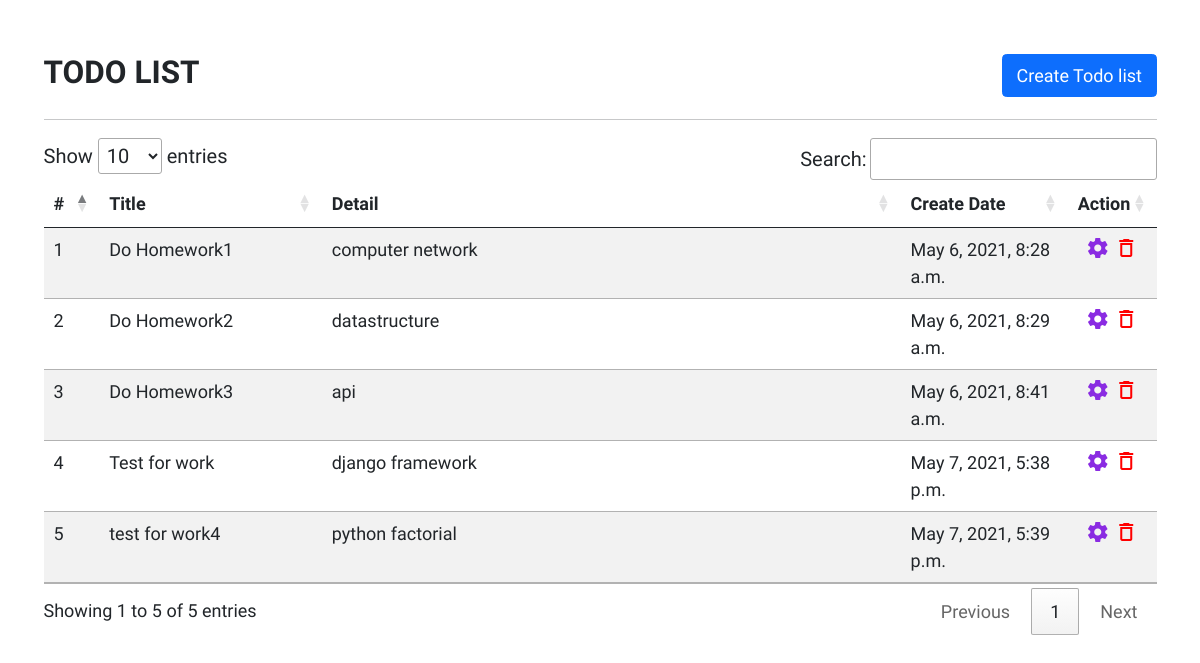
/todo/, run on the app's committed database.
### app/models.py (models this page shows)
class Todo_list(models.Model):
    title = models.CharField(max_length=50, null=False)
    detail = models.TextField(null=False)
    create_date = models.DateTimeField(auto_now_add=True)
    update_date = models.DateTimeField(auto_now=True)

### app/views.py (the view, shortened to what this page needs)
# urls.py: path('todo/', todoListViews, name='todoView'),
def todoListViews(request):
    todo_all = Todo_list.objects.all()
    context = {"todo_all": todo_all}
    return render(request, 'todolist.html', context)

### app/Templates/todolist.html (shortened to what this page needs)
{% extends "layout.html" %}
{% block content %}
    <div class="container mt-5">
        <div class="row">
            <div class="col"><h3><b>TODO LIST</b></h3></div>
            <div class="col text-end">
                <button type="button" class="btn btn-primary" data-bs-toggle="modal" data-bs-target="#exampleModal">Create Todo list</button>
            </div>
        </div>
        <hr>
        <form method="POST">
            {% csrf_token %}
            <table class="table table-striped" id="myTable">
                <thead>
                    <tr>
                        <th scope="col" style="width:5%">#</th>
                        <th scope="col" style="width:20%">Title</th>
                        <th scope="col" style="width:auto;">Detail</th>
                        <th scope="col" style="width:15%">Create Date</th>
                        <th scope="col" style="width:8%; text-align: center;">Action</th>
                    </tr>
                </thead>
                <tbody>
                    {% for todo in todo_all %}
                        <tr class="table-tr">
                            <td>{{forloop.counter}}</td>
                            <td>{{todo.title}}</td>
                            <td>{{todo.detail}}</td>
                            <td>{{todo.create_date}}</td>
                            <td style="text-align: center;">
                                <a href="" data-bs-toggle="modal" data-bs-target="#todoModalSetting{{forloop.counter}}"><span class="material-icons" style="color: BlueViolet;">settings</span></a>
                                <a href="" data-bs-toggle="modal" data-bs-target="#todoModalDelete{{forloop.counter}}"><span class="material-icons" style="color:red;">delete_outline</span></a>
                            </td>
                        </tr>
                    {% endfor %}
                </tbody>
            </table>
        </form>
    </div>
{% endblock %}

### app/Templates/layout.html (style rules this page uses)
body, html { font-family: 'Kanit', sans-serif; font-size: 18px; height: 100%; }

### data on the page
Todo_list: title "Do Homework1", detail "computer network", create_date "May 6, 2021, 8:28 a.m."
Todo_list: title "Do Homework2", detail "datastructure", create_date "May 6, 2021, 8:29 a.m."
Todo_list: title "Do Homework3", detail "api", create_date "May 6, 2021, 8:41 a.m."
Todo_list: title "Test for work", detail "django framework", create_date "May 7, 2021, 5:38 p.m."
Todo_list: title "test for work4", detail "python factorial", create_date "May 7, 2021, 5:39 p.m."
